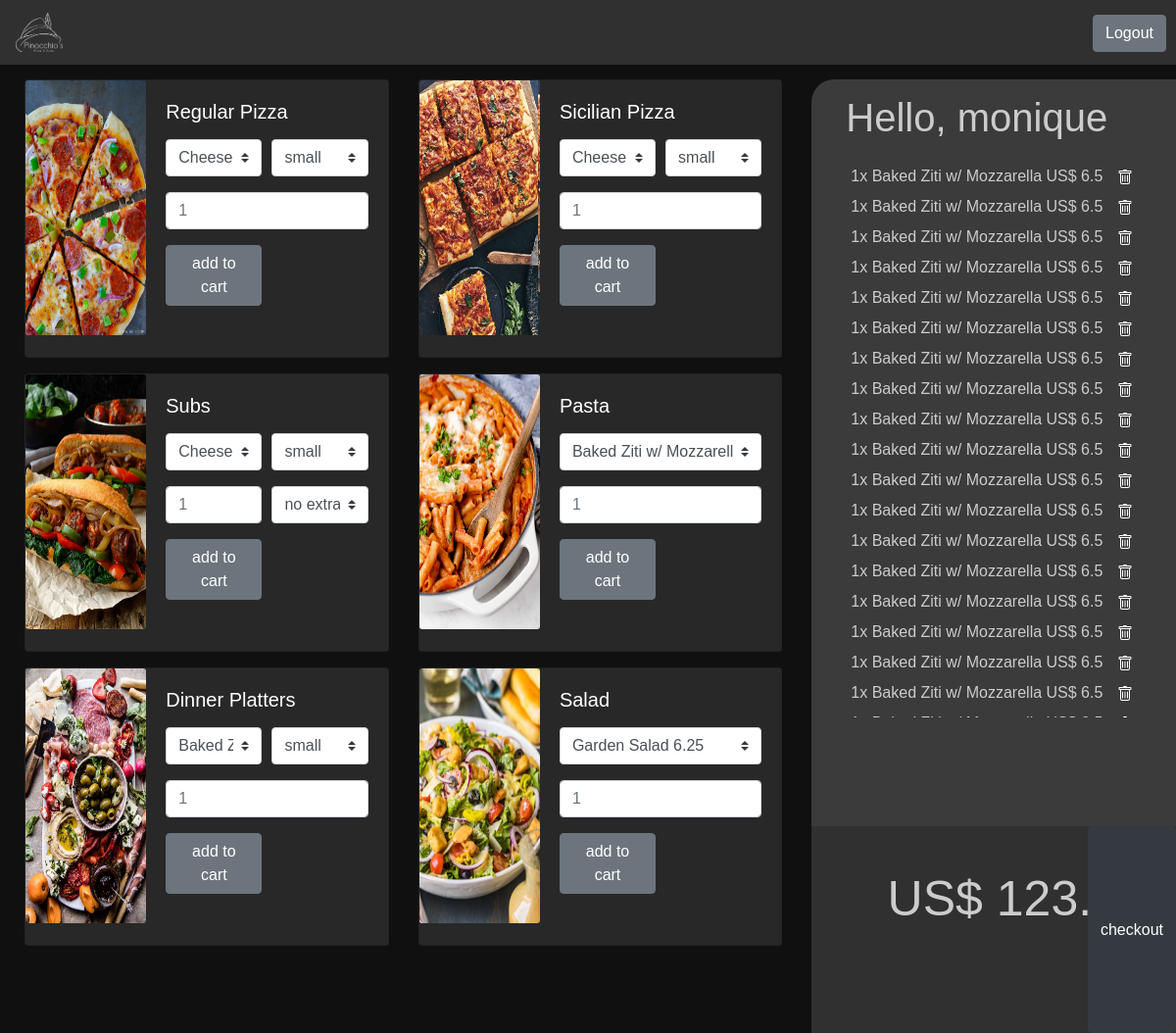
Page / (signed in) on the earlier database version.
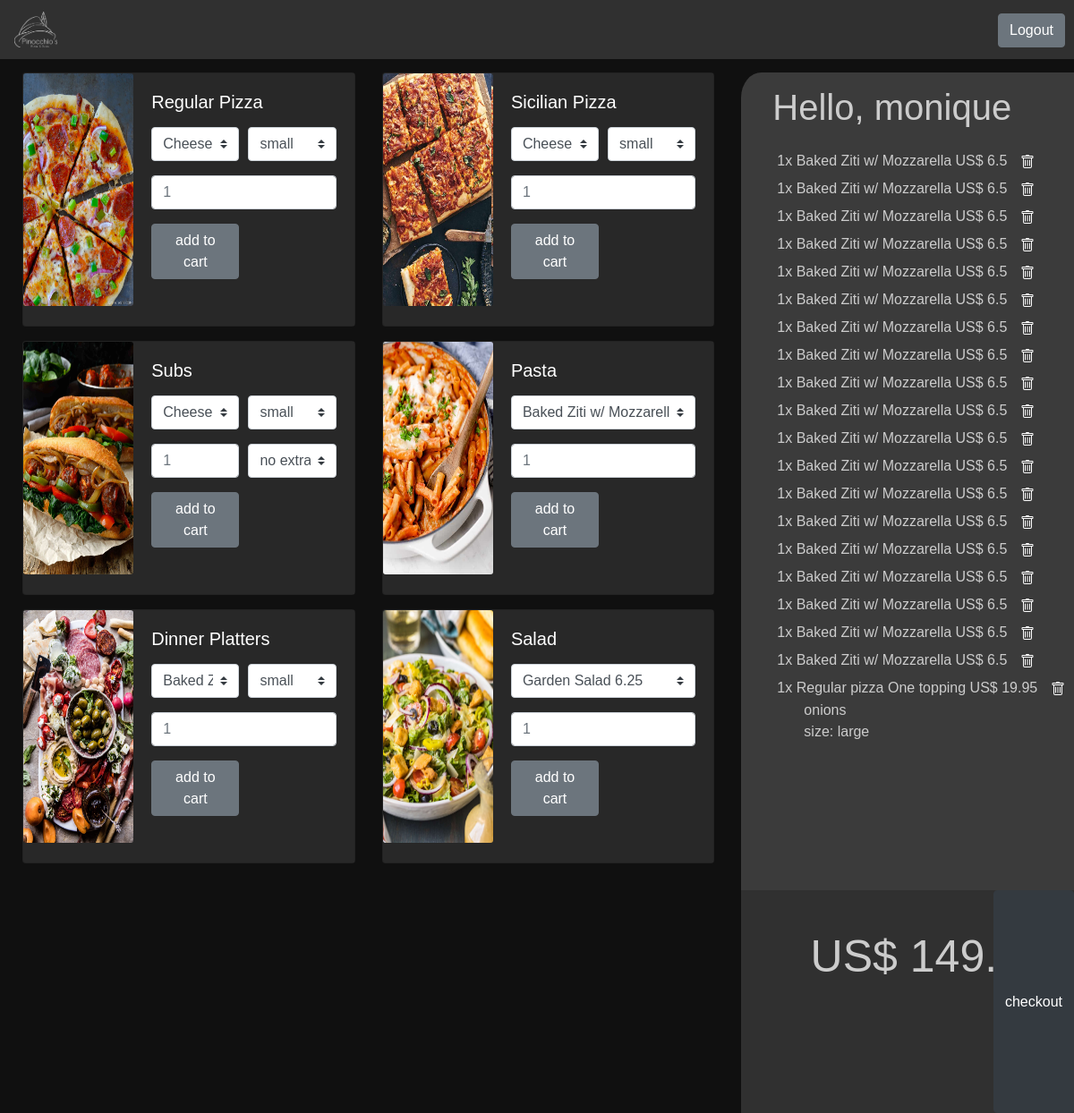
Same page on the later database version.
### orders/models.py (models this page shows, shortened)
class OrderItem(models.Model):
    quantity = models.PositiveIntegerField(default=1)
    order = models.ForeignKey(Order, on_delete=models.CASCADE)
    content_type = models.ForeignKey(ContentType, on_delete=models.CASCADE)
    object_id = models.PositiveIntegerField()
    content_object = GenericForeignKey()
    price = models.FloatField(null=True)
    size = models.ForeignKey(Size, null=True ,on_delete=models.CASCADE)
    extras = models.CharField(max_length=30, blank=True)

class Pasta(models.Model):
    ingredients = models.CharField(max_length=64)
    price = models.FloatField(default=0.0)
    def __str__(self):
        return f"{self.ingredients}"

class Pizza(models.Model):
    base = models.ForeignKey(PizzaBaseType, on_delete=models.CASCADE, null=True)
    toppings = models.ForeignKey(PizzaTopping, on_delete=models.CASCADE, null=True)
    small = models.FloatField(default=0.0)
    large = models.FloatField(default=0.0)
    def __str__(self):
        return f"{self.base} pizza\n{self.toppings}"

class PizzaBaseType(models.Model):
    base = models.CharField(max_length=20)
    def __str__(self):
        return f'{self.base}'

class PizzaTopping(models.Model):
    topping = models.CharField(max_length=20)
    def __str__(self):
        return f'{self.topping}'

class Size(models.Model):
    size = models.CharField(max_length=20)
    def __str__(self):
        return f'{self.size}'

### orders/views.py (the view)
# urls.py: path("", views.index, name="index"),
def index(request):
    if not request.user.is_authenticated:
        context = generate_context(request, None, logged=False)
        return render(request, "orders/index.html", context)
    order = if_pending_order(request)
    context = generate_context(request, order, logged=True)
    return render(request, "orders/order_view.html", context)

### orders/models.py (called while the page is built)
    def __str__(self):
        return f"{self.name}"

    def __str__(self):
        return f"{self.ingredients}"

    def __str__(self):
        return f"{self.ingredients}"

### orders/views.py (called while the page is built)
def orderTotal(items):
    total = 0.0
    for item in items:
        total += item.price
    return round(total, 2)

def if_pending_order(request):
    pending = OrderStatus.objects.get(order_status="PENDING")
    try:
        order = Order.objects.get(user=request.user, order_status=pending)
    except:
        order = Order.objects.create(user=request.user, order_status=pending)
        order.save()
    return order

### orders/templates/orders/order_view.html (shortened to what the changed rows need)
{% extends "orders/layout.html" %}
{% load static %}
{% block body %}
<div id="body_section">
    <div class="row" id="row_content">
        <div class="col-xs-12 col-md-4">
            <div class="container" id="cart">
                <h1 id="username_cart_div">Hello, {{ user.username }}</h1>
                <div class="row" id="cart_row">
                    <div class="col-xs-6 items_div" id="cart_items_div">
                        {%for item in items%}
                        <div class="{{item.id}}_item_div">
                            <div style="margin-top: 5px;">{{item.quantity}}x {{item.content_object}} US$ {{item.price}}
                                <button class="trash" id="{{item.id}}" onclick="deleteItem(this.id)">
                                </button>
                            </div>
                            <div class="size_div">{% if item.extras != None %}{{item.extras}} {% endif %}</div>
                            <div class="size_div">{% if item.size != None %}size: {{item.size}} {% endif %}</div>
                        </div>
                        {% endfor %}
                    </div>
                </div>
                <div class="row" id="total_div">
                    <h1 id="total">US$ <span class="totalPrice">{{totalPrice}}</span></h1>
                </div>
            </div>
        </div>
    </div>
</div>
{% endblock%}

Differences in the rows shown:
now on this page (row unchanged): OrderItem: quantity "1", content_object "Baked Ziti w/ Mozzarella", price "6.5"
added OrderItem: quantity "1", content_object "Regular pizza One topping", price "19.95", extras "onions", size "large"
Other differences:
{{ totalPrice }}: "123.5" → "149.95"
